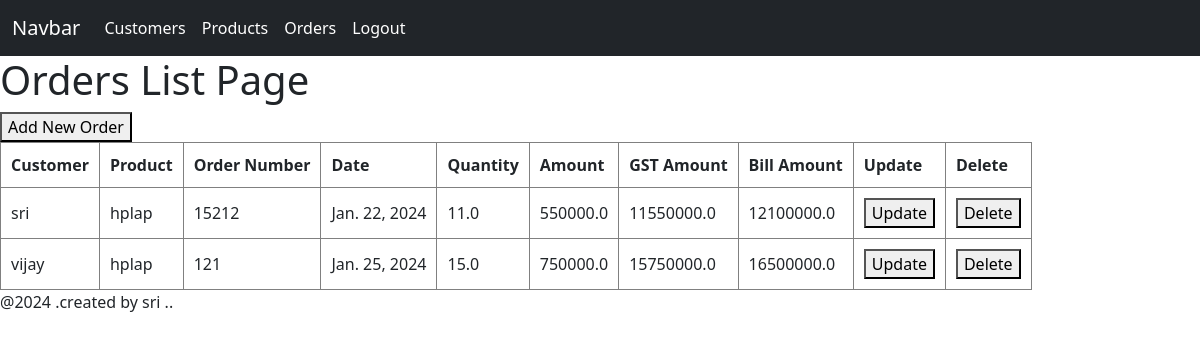
Page /order/orders/ on the committed database.
### Ordermanagement/models.py (models this page shows, shortened)
class Orders(models.Model):
    Customer_reference = models.ForeignKey(Customer,on_delete=models.CASCADE,null=True)
    product_reference = models.ForeignKey(Mytable,on_delete=models.SET_NULL,null=True)
    order_number = models.CharField(max_length=20,null=True)
    order_date = models.DateField(null=True)
    quantity = models.FloatField(default=0)
    amount = models.FloatField(default=0)
    gst_amount = models.FloatField(default=0)
    bill_amount = models.FloatField(default=0)

class Customer(models.Model):
    customer_name = models.CharField(max_length=30 , null = True)
    customer_since= models.DateField(max_length=30 , null = True)
    def __str__(self) -> str:
        return self.customer_name

### New_App/models.py (models this page shows)
class Mytable(models.Model):
    product_name = models.CharField(max_length=30 , null = True)
    product_code = models.CharField(max_length=30 , null = True)
    price = models.FloatField(default=0)
    gst = models.IntegerField(default=0)
    food_product = models.BooleanField(default=False)
    def __str__(self) -> str:
        return self.product_name

### Ordermanagement/views.py (the view)
# urls.py: path('orders/', OrdersList),
def OrdersList(request):
    context ={
        'all_orders': Orders.objects.all()
                }
    return render(request,'orders.html',context)

### Frontend/templates/orders.html
{% extends 'base.html' %}
{% block content %}
<h1>Orders List Page</h1>
<a href="/order/add/orders/">
    <button>
        Add New Order
    </button>
</a>
<table>
    <thead>
        <tr>
            <th>Customer</th>
            <th>Product</th>
            <th>Order Number</th>
            <th>Date</th>
            <th>Quantity</th>
            <th>Amount</th>
            <th>GST Amount</th>
            <th>Bill Amount</th>
            <th>Update</th>
            <th>Delete</th>
        </tr>
    </thead>
        {% for order in all_orders %}
        <tr>
            <td>{{order.Customer_reference}}</td>
            <td>{{order.product_reference}}</td>
            <td>{{order.order_number}}</td>
            <td>{{order.order_date}}</td>
            <td>{{order.quantity}}</td>
            <td>{{order.amount}}</td>
            <td>{{order.gst_amount}}</td>
            <td>{{order.bill_amount}}</td>
            <td>
                <a href="{% url 'order_update' order.id %}">
                    <button>Update</button>
                </a>
            </td>
            <td>
                <a href="{% url 'order_delete' order.id %}">
                    <button>Delete</button>
                </a>
            </td>
        </tr>
        {% endfor %}
</table>
{% endblock %}

### Frontend/templates/base.html (shortened to what this page needs)
<!DOCTYPE html>
<html lang="en">
<head>
    {% load bootstrap5 %}
    {% bootstrap_css %}
</head>
<body>
{% include 'navbar.html'%}
{% block content %}
{% endblock %}
</body>
<footer>
  <p>@2024 .created by sri .. </p>
</footer>

### Frontend/templates/navbar.html (shortened to what this page needs)
<!DOCTYPE html>
<html lang="en">
<head>
</head>
<body>
    <nav class="navbar navbar-expand-lg navbar-light bg-dark navbar-dark " >
        <div class="container-fluid">
          <a class="navbar-brand" href="#">Navbar</a>
          <div class="collapse navbar-collapse" id="navbarNav">
            <ul class="navbar-nav">
              <li class="nav-item">
                <a class="nav-link active" aria-current="page" href="/order/all/customers/">Customers</a>
              </li>
              <li class="nav-item">
                <a class="nav-link active" href="/hi/product/">Products</a>
              </li>
              <li class="nav-item">
                <a class="nav-link active" href="/order/orders/">Orders</a>
              </li>
              <li class="nav-item">
                <a class="nav-link active" href="/logout/">Logout</a>
              </li>
            </ul>
          </div>
        </div>
      </nav>
</body>
</html>

### Frontend/templates/base.html (style rules this page uses)
table,th,td { border: 1px solid gray; padding: 10px; }

### rows in the picture
Orders: Customer_reference "sri", product_reference "hplap", order_number "15212", order_date "Jan. 22, 2024", quantity "11.0", amount "550000.0", gst_amount "11550000.0", bill_amount "12100000.0"
Orders: Customer_reference "vijay", product_reference "hplap", order_number "121", order_date "Jan. 25, 2024", quantity "15.0", amount "750000.0", gst_amount "15750000.0", bill_amount "16500000.0"
